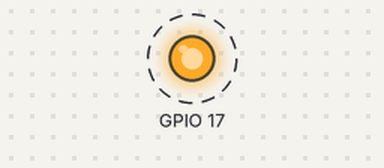
Simulated run of this program. Board: Raspberry Pi (BCM pin numbers). Parts: output pins drawn as LEDs (lit = HIGH). Dashed ring = blinking. At 4.0 s the program stops and its outputs stay as they are.

Above: at 0.2 s.
Timing chart, 0 to 3.0 s (numbered marks = the images above):
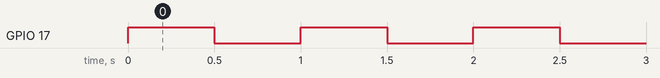

Measured:
- by itself, GPIO 17: alternates HIGH for 0.50 s and LOW for 0.50 s, 8 changes in all, then stays LOW

The program:

gpio-test.py
```python
"""
Simple Blink program demonstrating GPIO. Uses GPIO17, at pin 11. GND at pin 6.

Pins are numbered as below:

(top of the board)
1 2
3 4
5 6
7 8
9 10
11 12
etc.
(bottom of the board)
"""
import RPi.GPIO as gpio
import time

# Use one of the options below
# This uses the internal gpio pin numbering e.g. GPIO17
gpio.setmode(gpio.BCM)

# To use the position on the board as pin numbering (e.g. GPIO17 is located at pin 11 on the board)
# gpio.setMode(GPIO.BOARD)

gpio.setup(17, gpio.OUT)

for i in range(4):
    gpio.output(17, gpio.HIGH)
    time.sleep(0.5)
    gpio.output(17, gpio.LOW)
    time.sleep(0.5)
```
